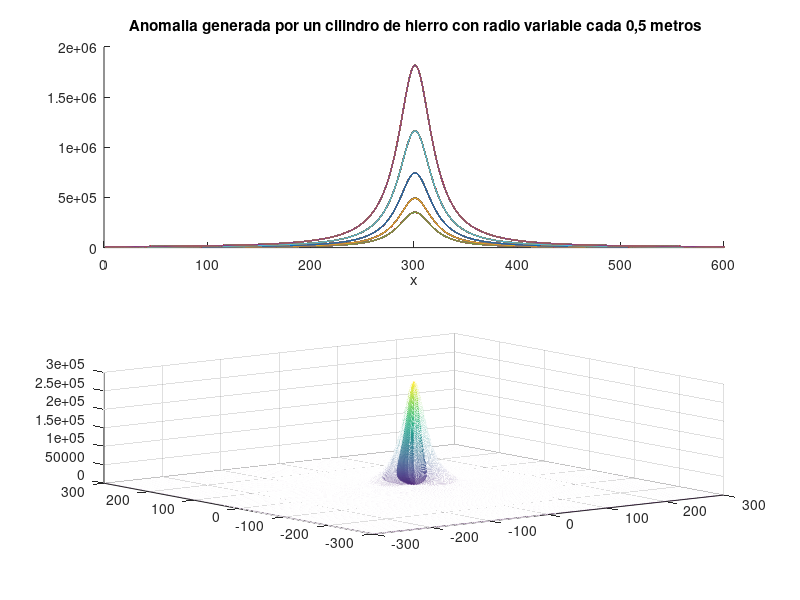

This figure's MATLAB source:

%Punto 1- Anomalia generada por un mismo contraste de densidad en un cilindro con radio variable cada 5 metros
G=6,67384*(10^(-11)) %N*m^2)/kg^2
p= 1700 %kg/m3 Arena
p2=7874 %kg/m3 Hierro
deltap=p2-p %kg/m3
a= 5 %metros radio
h= 20 %metros profundidad
matriz=zeros(600,2);
for z=1:5
    contador=1;
    a=a+(z.*0.5); 
    for x=-300:300
        gz=((2*pi*G*deltap*(a.^2)*h)./(h.^2+x.^2));
        matriz(contador,1)= contador;
        matriz (contador,2)=gz;
        contador=contador+1;
    end
    
    subplot(2,1,1)
    xlim ([0,600])
    title ' Anomalia generada por un cilindro de hierro con radio variable cada 0,5 metros'
    xlabel 'x'

    hold all
    for i=1:600
         plot(matriz(:,1),matriz(:,2))
    end
end
b=5
w=20
x1=(-300:0.5:300);
y1=(-300:0.5:300);
%ploteador
[X,Y]=meshgrid(x1,y1);
gz2=((2*pi*G*deltap*(b.^2)*w)./(w.^2+X.^2+Y.^2));
subplot(2,1,2)
title 'Anomalia 3d generada por un cilindro de hierro en un capa de arenas'
xlabel 'x'
zlabel 'm/s^2'
ylabel 'y '
mesh(X,Y,gz2)


